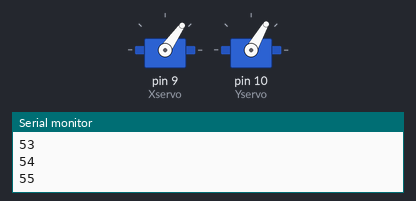
Recording of a sketch running on a simulated Arduino Uno, built with avr-gcc and run on an emulated ATmega328P. On the bench: 2 × servo, the last lines printed to the serial monitor.

Above: at 4.7 s.
At 21.35 s:
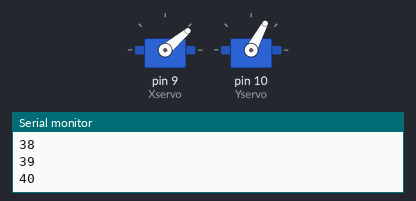
At 37.92 s:
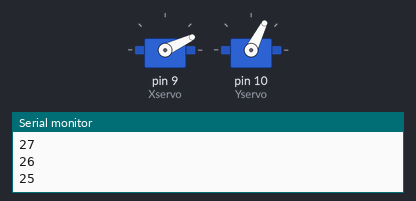
Timing chart, 0 to 40.0 s (numbered marks = the images above):
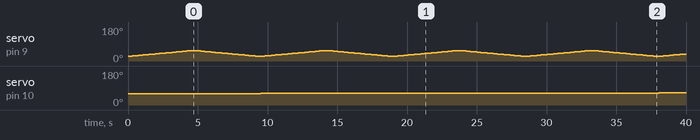

Measured:
- by itself, servo on pin 10 (Yservo): 60° → 61° at 9.5 s, → 62° 9.5 s later, → 63° 9.5 s later, → 64° 9.5 s later

The sketch:

CatLaserServoAmuser.ino
```cpp
/*------------------------------------------------------------------------------------------------------
                              Author : Evan Richinson aka MrRetupmoc42

Arduino Driven Cat Laser Positioner, Dual Axis

Febuary 27th 2016   : Stepper Code Imported and Updating for Timing / Postitional Data with Button Input Control
                      Stepper Homing, Drink Dispense Delay based on Position

-------------------------------------------------------------------------------------------------------*/

#include <Servo.h>

Servo Xservo;  // create servo object to control a servo
Servo Yservo;  // create servo object to control a servo

int minx = 25;
int maxx = 55; //180
int speedx = 150;//275;//2000 / (maxx - minx);
int sleepx = 100;//500;//2000 / (maxx - minx);

int miny = 60;
int maxy = 90;

int Xpos = 0;    // variable to store the servo position
int Ypos = 0;    // variable to store the servo position

void setup() {
  Xservo.attach(9);  // attaches the servo on pin 9 to the servo object
  Yservo.attach(10);  // attaches the servo on pin 9 to the servo object

  Serial.begin(9600);

  Movey(55);
}

void loop() {
  for (Ypos = miny; Ypos <= maxy; Ypos += 1) {
    Movey(Ypos);

    for (Xpos = minx; Xpos <= maxx; Xpos += 1) { // goes from 0 degrees to 180 degrees
      Movex(Xpos);              // tell servo to go to position in variable 'pos'
      delay(speedx);                       // waits 15ms for the servo to reach the position
    }
    delay(sleepx);

    for (Xpos = maxx; Xpos >= minx; Xpos -= 1) { // goes from 180 degrees to 0 degrees
      Movex(Xpos);              // tell servo to go to position in variable 'pos'
      delay(speedx);                       // waits 15ms for the servo to reach the position
    }
    delay(sleepx);
  }

  for (Ypos = maxy; Ypos >= maxy; Ypos -= 1) {
    Movey(Ypos);

    for (Xpos = maxx; Xpos >= minx; Xpos -= 1) { // goes from 180 degrees to 0 degrees
      Movex(Xpos);              // tell servo to go to position in variable 'pos'
      delay(speedx);                       // waits 15ms for the servo to reach the position
    }
    delay(sleepx);

    for (Xpos = minx; Xpos <= maxx; Xpos += 1) { // goes from 0 degrees to 180 degrees
      Movex(Xpos);              // tell servo to go to position in variable 'pos'
      delay(speedx);                       // waits 15ms for the servo to reach the position
    }
    delay(sleepx);
  }
}

void Movex(int x) {
  Xservo.write(x);
  Serial.println(x);
}

void Movey(int y) {
  Yservo.write(y);
  Serial.println(y);
}
```
